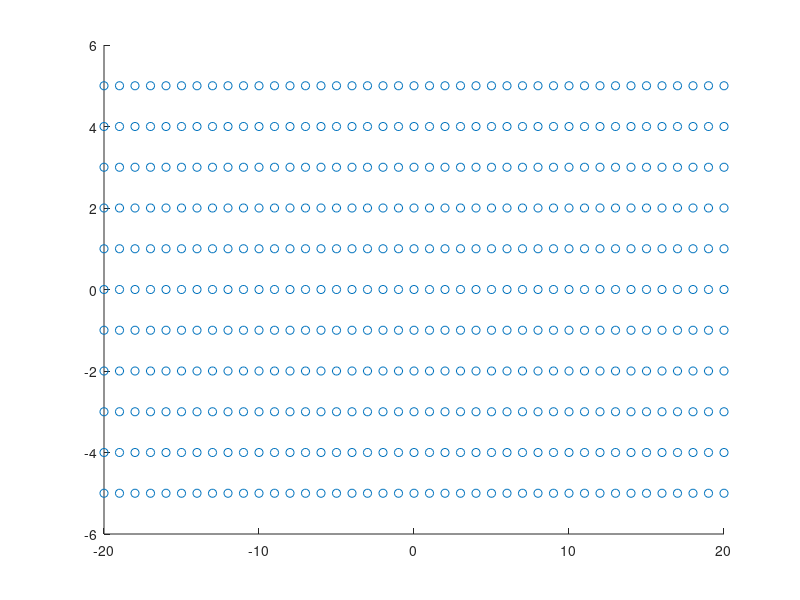
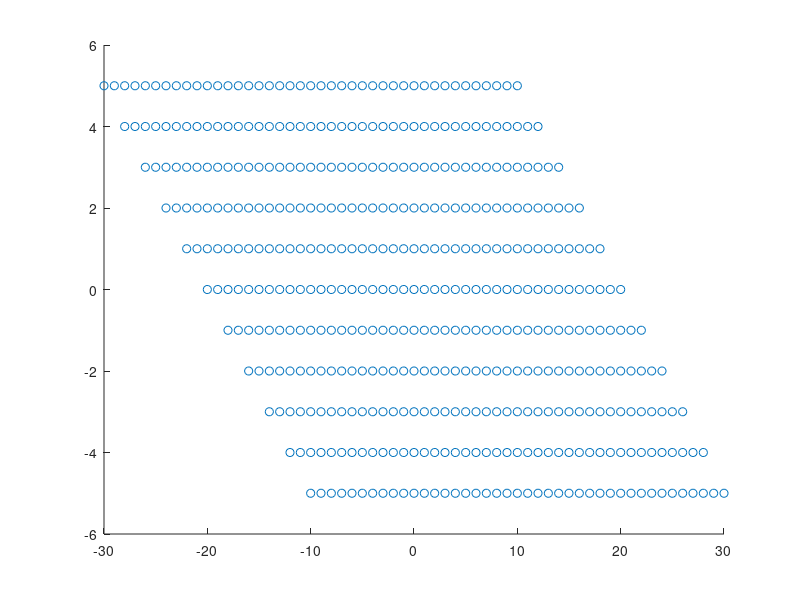
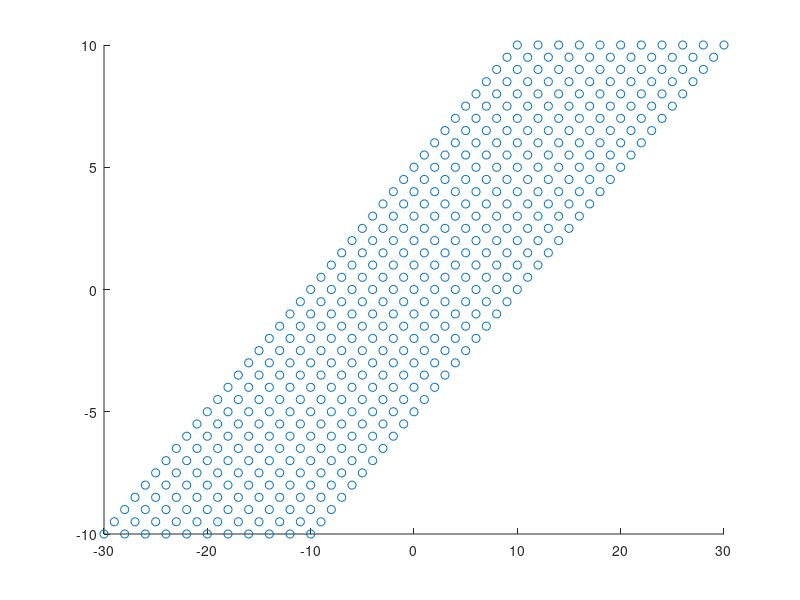
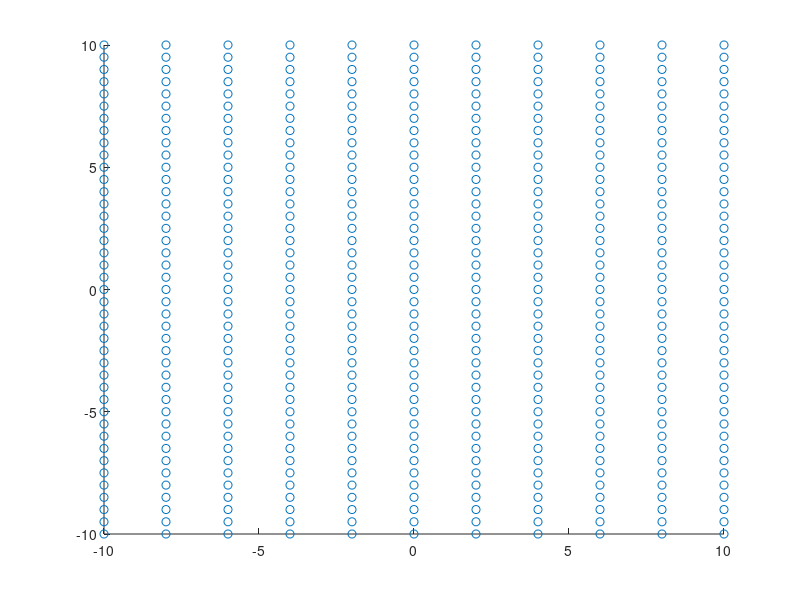

The MATLAB source for these figures, in order:
[X,Y] = meshgrid(-20:20, -5:5);
XY = [X(:) Y(:)]';

f = 2;
T = [1 -f; 0 1];
L = [1 0; 1/f 1];

XY1 = T * XY;
XY2 = L * XY1;
XY3 = T * XY2;

figure, scatter(XY(1,:), XY(2,:));
figure, scatter(XY1(1,:), XY1(2,:));
figure, scatter(XY2(1,:), XY2(2,:));
figure, scatter(XY3(1,:), XY3(2,:));